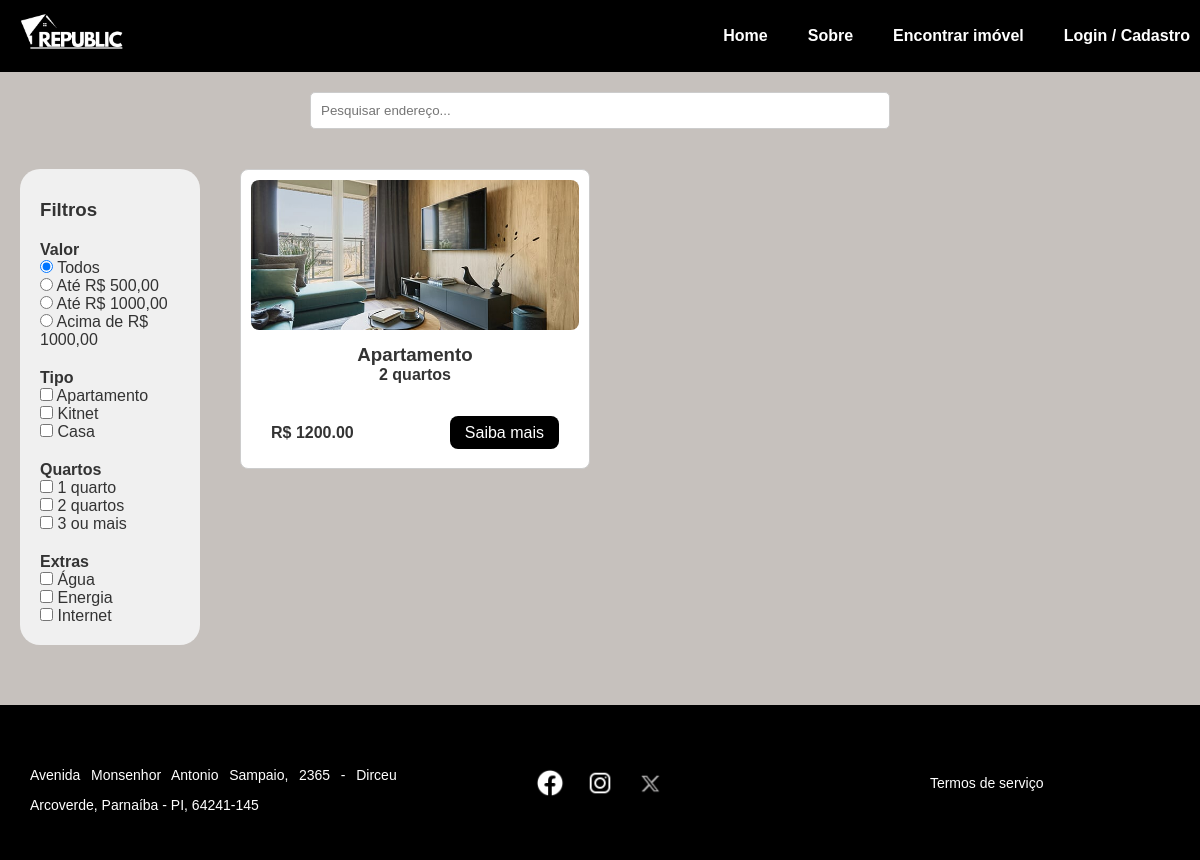
The app's page /pesquisa, older data.
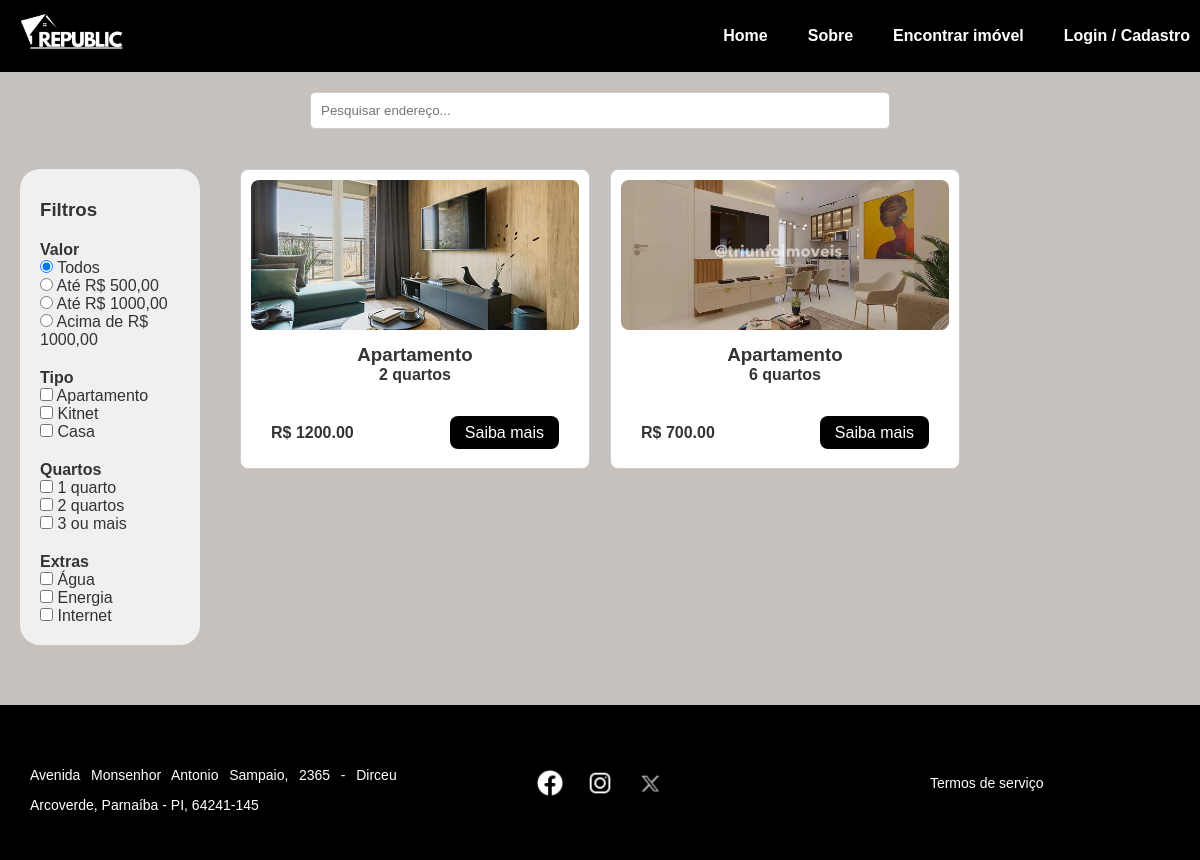
The same page, newer data.
### tables this page shows
CREATE TABLE apartamentos (
    id INTEGER PRIMARY KEY AUTOINCREMENT,
    endereco TEXT,
    bairro TEXT,
    numero TEXT,
    cep TEXT,
    complemento TEXT,
    valor REAL,
    quartos INTEGER,
    banheiros INTEGER,
    inclusos TEXT,
    outros TEXT,
    descricao TEXT,
    imagem TEXT,
    tipo TEXT
, usuario_id INTEGER);

### app.py (the view)
@app.route('/pesquisa')
def pesquisa():
    conn = sqlite3.connect('instance/banco.db')
    cursor = conn.cursor()
    cursor.execute("SELECT id, tipo, quartos, valor, endereco, inclusos, imagem FROM apartamentos")
    rows = cursor.fetchall()
    conn.close()
    apartamentos = []
    for row in rows:
        apt = {
            'id': row[0],
            'tipo': row[1],
            'quartos': row[2],
            'valor': row[3],
            'endereco': row[4],
            'inclusos': row[5].split(',') if row[5] else [],
            'imagens': row[6].split(',') if row[6] else ['default.jpg']
        }
        apartamentos.append(apt)
    return render_template('pesquisa.html', apartamentos=apartamentos)

### app.py (called while the page is built, shortened)
def obter_usuario_nome():
    return None

@app.context_processor
def inject_usuario_nome():
    return dict(usuario_nome=obter_usuario_nome())

### templates/pesquisa.html (shortened to what this page needs)
<!DOCTYPE html>
<html lang="pt-BR">
<head>
    <link rel="stylesheet" href="{{ url_for('static', filename='css/style.css') }}">
    <link rel="stylesheet" href="{{ url_for('static', filename='css/pesquisa.css') }}">
</head>
<body>
    <header class="header">
        <div class="logo">
            <a href="{{ url_for('index') }}">
                <img src="{{ url_for('static', filename='img/logo/logo_branca.png') }}" alt="Republic Logo">
            </a>
        </div>
        <nav class="nav">
            <a href="{{ url_for('index') }}">Home</a>
            <a href="{{ url_for('sobre') }}">Sobre</a>
            <a href="{{ url_for('pesquisa') }}">Encontrar imóvel</a>
            {% if usuario_nome %}
                <div class="user-info">
                    <div class="separator">|</div>
                    <span class="saudacao">Olá, {{ usuario_nome }}!</span>
                    <a href="{{ url_for('logout') }}" class="logout-btn">Sair</a>
                </div>
            {% else %}
                <a href="{{ url_for('cadastro') }}">Login / Cadastro</a>
            {% endif %}
        </nav>
    </header>
    <section class="search-bar">
        <input type="text" id="searchInput" placeholder="Pesquisar endereço...">
    </section>
    <main>
        <aside class="filters">
            <h3>Filtros</h3>
            <h4>Valor</h4>
            <label><input type="radio" name="valor" value="todos" checked> Todos</label><br>
            <label><input type="radio" name="valor" value="500"> Até R$ 500,00</label><br>
            <label><input type="radio" name="valor" value="1000"> Até R$ 1000,00</label><br>
            <label><input type="radio" name="valor" value="acima"> Acima de R$ 1000,00</label>
            <h4>Tipo</h4>
            <label><input type="checkbox" name="tipo" value="apartamento"> Apartamento</label><br>
            <label><input type="checkbox" name="tipo" value="kitnet"> Kitnet</label><br>
            <label><input type="checkbox" name="tipo" value="casa"> Casa</label>
            <h4>Quartos</h4>
            <label><input type="checkbox" name="quartos" value="1"> 1 quarto</label><br>
            <label><input type="checkbox" name="quartos" value="2"> 2 quartos</label><br>
            <label><input type="checkbox" name="quartos" value="3"> 3 ou mais</label>
            <h4>Extras</h4>
            <label><input type="checkbox" name="extras" value="agua"> Água</label><br>
            <label><input type="checkbox" name="extras" value="energia"> Energia</label><br>
            <label><input type="checkbox" name="extras" value="internet"> Internet</label>
        </aside>
        <section class="cards" id="cardContainer">
            {% for apt in apartamentos %}
            <div class="card"
                data-tipo="{{ apt.tipo }}"
                data-quartos="{{ apt.quartos }}"
                data-valor="{{ apt.valor }}"
                data-extras="{{ apt.inclusos|join(',') }}"
                data-endereco="{{ apt.endereco }}">
                <div class="imagens-card">
                    {% set primeira_imagem = apt.imagens[0] if apt.imagens else 'default.jpg' %}
                    <img src="{{ url_for('static', filename='img/apts/' ~ primeira_imagem) }}" alt="Imagem do imóvel">
                </div>
                <h3>{{ apt.tipo|capitalize }}</h3>
                <p>{{ apt.quartos }} quarto{{ 's' if apt.quartos > 1 }}</p>
                <div class="card-footer">
                    <p class="preco">R$ {{ "%.2f"|format(apt.valor|float) }}</p>
                    <div class="botao">
                        <a href="{{ url_for('detalhes_apartamento', id=apt.id) }}">Saiba mais</a>
                    </div>
                </div>
            </div>
            {% endfor %}
        </section>
    </main>
    <footer class="footer">
        <div class="footer-content">
            <div class="container text-center">
                <div class="row">
                    <div class="col">
                        <p>Avenida Monsenhor Antonio Sampaio, 2365 - Dirceu Arcoverde, Parnaíba - PI, 64241-145</p>
                    </div>
                    <div class="col">
                        <div class="socials">
                            <a href="#"><img src="{{ url_for('static', filename='img/socials/facebook.png') }}" alt="Facebook"></a>
                            <a href="#"><img src="{{ url_for('static', filename='img/socials/ig.png') }}" alt="Instagram"></a>
                            <a href="#"><img src="{{ url_for('static', filename='img/socials/x.webp') }}" alt="X"></a>
                        </div>
                    </div>
                    <div class="col">
                        <a href="{{ url_for('termos') }}">Termos de serviço</a>
                    </div>
                </div>
            </div>
        </div>
    </footer>
</body>
</html>

### static/css/style.css (style rules this page uses)
* { margin: 0; padding: 0; box-sizing: border-box; }
body { font-family: Arial, sans-serif; background-color: #c6c1bd; color: #333; }
.nav { display: flex; align-items: center; gap: 20px; }
.header { background: rgb(0, 0, 0); display: flex; align-items: center; justify-content: space-between; padding: 10px; }
.logo img { width: 120px; }
.nav a { color: white; text-decoration: none; margin-left: 20px; font-weight: bold; }
.container { padding: 30px 50px; }
.container p { text-align: justify; line-height: 30px; margin-top: 15px; }
.card { background-color: rgba(255, 255, 255, 0.849); padding: 20px; border-radius: 10px; width: 300px; height: 250px; }
.card img { width: 50px; height: 50px; margin-top: 25%; margin-bottom: 10px; }
.card p { font-size: 16px; font-weight: bold; }
.footer { background-color: black; color: white; padding: 30px 0; font-size: 14px; }
.footer-content .container { max-width: 1200px; margin: 0 auto; padding: 0 20px; }
.footer-content .row { display: flex; justify-content: space-between; align-items: center; flex-wrap: wrap; text-align: center; }
.footer-content .col { flex: 1; padding: 10px; }
.footer-content .socials a img { width: 30px; margin: 0 8px; vertical-align: middle; }
.footer-content a { color: white; text-decoration: none; }

### static/css/pesquisa.css (style rules this page uses)
.search-bar { margin: 20px; text-align: center; }
.search-bar input { padding: 10px; width: 50%; border-radius: 5px; border: 1px solid #ccc; }
main { display: flex; }
.filters { width: 15%; padding: 20px; background: #f0f0f0; margin: 20px; border-radius: 20px; }
.filters h3 { margin-top: 10px; }
.filters h4 { margin-top: 20px; }
.cards { width: 80%; padding: 20px; display: grid; grid-template-columns: repeat(3, 1fr); gap: 20px; }
.cards .card { width: 350px; height: 300px; background: white; border: 1px solid #ccc; padding: 10px; border-radius: 8px; text-align: center; display: flex; flex-direction: column; justify-content: space-between; }
.card img { width: 100%; height: 150px; object-fit: cover; border-radius: 8px; margin-top: 0; }
.card-footer { display: flex; justify-content: space-between; align-items: center; margin-top: 20px; width: 100%; padding: 20px; }
.preco { font-weight: bold; font-size: 1.2em; text-align: left; flex: 1; }
.botao { text-align: right; }
.botao a { background-color: black; color: white; padding: 8px 15px; text-decoration: none; border-radius: 8px; }
footer { background: black; color: white; padding: 20px; margin-top: 40px; }

Row changes from the older to the newer data that the page shows:
added apartamentos: imagem (picture), tipo "Apartamento", quartos "6", quartos "s", valor "700.00"
